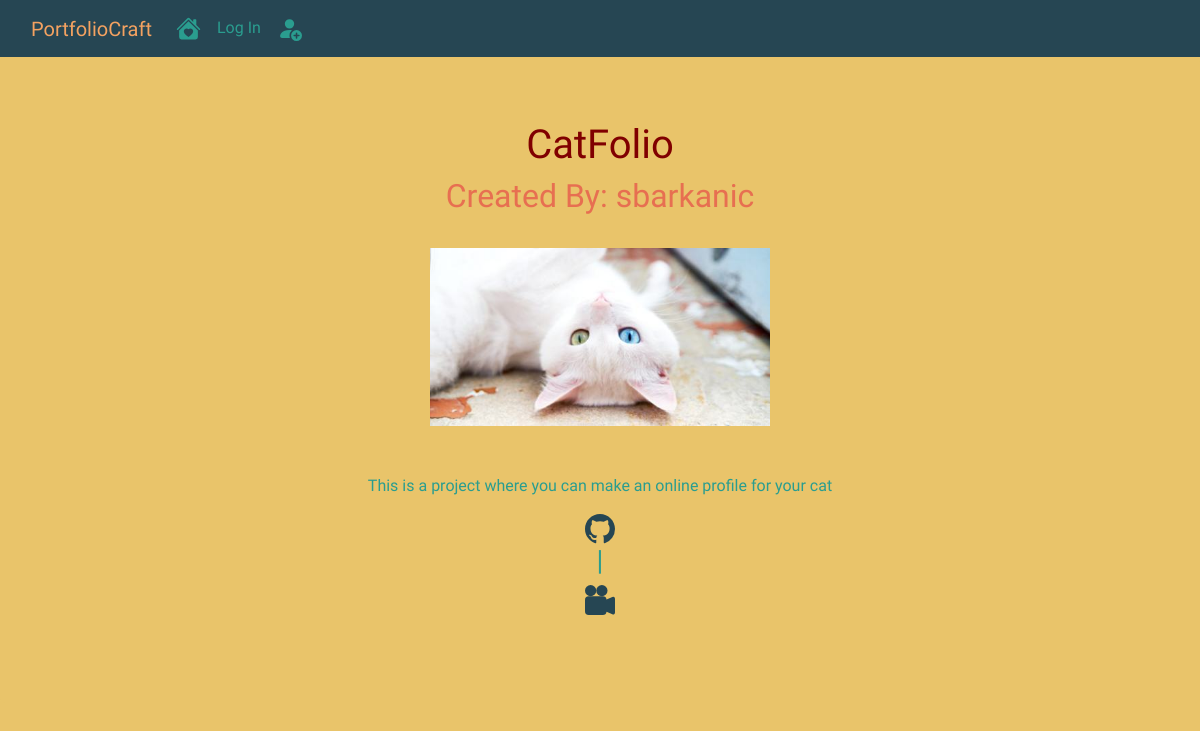
/2, run on the app's committed database.
### portfoliocraft/models.py (models this page shows, shortened)
class Project(db.Model):
    __tablename__ = 'projects'
    id = db.Column(db.Integer, autoincrement = True, primary_key = True)
    user_id = db.Column(db.Integer, db.ForeignKey('users.id'), nullable = False)
    date = db.Column(db.DateTime, nullable = False, default = datetime.utcnow)
    title = db.Column(db.String(255), nullable = False)
    description = db.Column(db.Text(255), nullable = False)
    screenshot = db.Column(db.String(255), nullable = False, default = 'default_screenshot.png')
    demo_link = db.Column(db.String(255), nullable = False)
    github_link = db.Column(db.String(255), nullable = False)

class User(db.Model, UserMixin):
    __tablename__ = 'users'
    id = db.Column(db.Integer, autoincrement = True, primary_key = True)
    profile_image = db.Column(db.String(255), nullable = False, default = 'default_profile.png')
    resume = db.Column(db.String(255), nullable = False, default = 'default_resume.png')
    first_name = db.Column(db.String(255), nullable = False, index=True)
    last_name = db.Column(db.String(255), nullable = False, index=True)
    username = db.Column(db.String(255), unique = True, nullable = False, index=True)
    email = db.Column(db.String(255), unique = True, nullable = False, index=True)
    password_hash = db.Column(db.String(255), nullable = False)
    projects = db.relationship('Project', backref = 'author', lazy = True)

### portfoliocraft/users/views.py (the view)
@users.route('/<username>')
def user_projects(username):
    page = request.args.get('page', 1, type=int)
    user = User.query.filter_by(username = username).first_or_404()
    projects = Project.query.filter_by(author = user).order_by(Project.date.desc()).paginate(page = page, per_page = 5)
    return render_template('user_projects.html', projects = projects, user = user)

### portfoliocraft/projects/views.py (called while the page is built)
@projects.route('/<int:project_id>')
def project(project_id):
    project = Project.query.get_or_404(project_id)
    return render_template('project.html', title=project.title, date = project.date, project = project, screenshot = project.screenshot)

### portfoliocraft/templates/project.html (shortened to what this page needs)
{% extends 'base.html' %}
{% block body %}
<div class="jumbotron text-center">
    <h1>{{ project.title }}</h1>
    <h2>Created By: {{ project.author.username }}</h2>
    <br>
    <img id="project-screenshot" src="{{url_for('static', filename = 'screenshots/' +project.screenshot)}}" alt="screenshot">
    <br><br><br>
    <p>{{ project.description }}</p>
    <a class="project-link" href="{{project.github_link}}" target=”_blank”></a>
    <h3>|</h3>
    <a class='demo-link' href="{{project.demo_link}}" target=”_blank”></a>
    <br><br>
</div>
{% endblock %}

### portfoliocraft/static/styles.css (style rules this page uses)
body { font-family: 'Tilt Neon', cursive; background-color: #e9c46a; color: #2a9d8f; }
.jumbotron { background-color: #e9c46a; }
.demo-link { color:#264653 }
.project-link { color:#264653 }
h1 { color: maroon; }
h2 { color:#e76f51 }
#project-screenshot { height: 30%; width: 30%; }

### data on the page
Project: title "CatFolio", screenshot (picture), description "This is a project where you can make an online profile for your cat"
User: author.username "sbarkanic"
